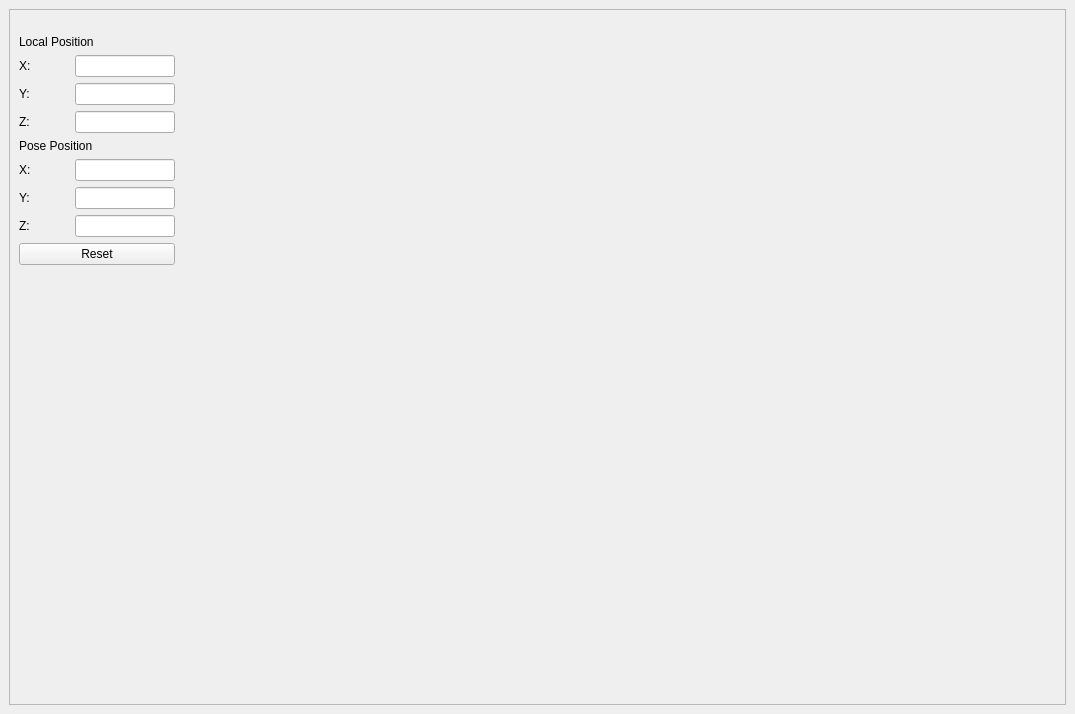
<?xml version="1.0" encoding="UTF-8"?>
<ui version="4.0">
 <class>PCLViewer_gui</class>
 <widget class="QMainWindow" name="PCLViewer_gui">
  <property name="geometry">
   <rect>
    <x>0</x>
    <y>0</y>
    <width>1075</width>
    <height>714</height>
   </rect>
  </property>
  <property name="minimumSize">
   <size>
    <width>0</width>
    <height>0</height>
   </size>
  </property>
  <property name="maximumSize">
   <size>
    <width>5000</width>
    <height>5000</height>
   </size>
  </property>
  <property name="windowTitle">
   <string>PCLViewer_gui</string>
  </property>
  <widget class="QWidget" name="centralwidget">
   <layout class="QGridLayout" name="gridLayout_2">
    <item row="0" column="0">
     <layout class="QGridLayout" name="gridLayout">
      <item row="0" column="0">
       <widget class="QScrollArea" name="scrollArea">
        <property name="widgetResizable">
         <bool>true</bool>
        </property>
        <widget class="QWidget" name="scrollAreaWidgetContents">
         <property name="geometry">
          <rect>
           <x>0</x>
           <y>0</y>
           <width>1053</width>
           <height>692</height>
          </rect>
         </property>
         <layout class="QGridLayout" name="gridLayout_4">
          <item row="0" column="0">
           <layout class="QGridLayout" name="gridLayout_3">
            <item row="6" column="0">
             <widget class="QLabel" name="label_6">
              <property name="maximumSize">
               <size>
                <width>50</width>
                <height>30</height>
               </size>
              </property>
              <property name="text">
               <string>X:</string>
              </property>
             </widget>
            </item>
            <item row="7" column="0">
             <widget class="QLabel" name="label_7">
              <property name="maximumSize">
               <size>
                <width>50</width>
                <height>30</height>
               </size>
              </property>
              <property name="text">
               <string>Y:</string>
              </property>
             </widget>
            </item>
            <item row="4" column="1">
             <widget class="QLineEdit" name="lineEdit_lp3">
              <property name="maximumSize">
               <size>
                <width>100</width>
                <height>30</height>
               </size>
              </property>
             </widget>
            </item>
            <item row="3" column="1">
             <widget class="QLineEdit" name="lineEdit_lp2">
              <property name="maximumSize">
               <size>
                <width>100</width>
                <height>30</height>
               </size>
              </property>
             </widget>
            </item>
            <item row="6" column="1">
             <widget class="QLineEdit" name="lineEdit_tp1">
              <property name="maximumSize">
               <size>
                <width>100</width>
                <height>30</height>
               </size>
              </property>
             </widget>
            </item>
            <item row="2" column="1">
             <widget class="QLineEdit" name="lineEdit_lp1">
              <property name="maximumSize">
               <size>
                <width>100</width>
                <height>30</height>
               </size>
              </property>
             </widget>
            </item>
            <item row="1" column="0" colspan="2">
             <widget class="QLabel" name="label">
              <property name="maximumSize">
               <size>
                <width>16777215</width>
                <height>30</height>
               </size>
              </property>
              <property name="text">
               <string>Local Position</string>
              </property>
             </widget>
            </item>
            <item row="3" column="0">
             <widget class="QLabel" name="label_3">
              <property name="maximumSize">
               <size>
                <width>50</width>
                <height>30</height>
               </size>
              </property>
              <property name="text">
               <string>Y:</string>
              </property>
             </widget>
            </item>
            <item row="0" column="2" rowspan="11">
             <widget class="QVTKWidget" name="qvtkWidget" native="true"/>
            </item>
            <item row="8" column="0">
             <widget class="QLabel" name="label_8">
              <property name="maximumSize">
               <size>
                <width>50</width>
                <height>30</height>
               </size>
              </property>
              <property name="text">
               <string>Z:</string>
              </property>
             </widget>
            </item>
            <item row="4" column="0">
             <widget class="QLabel" name="label_2">
              <property name="maximumSize">
               <size>
                <width>50</width>
                <height>30</height>
               </size>
              </property>
              <property name="text">
               <string>Z:</string>
              </property>
             </widget>
            </item>
            <item row="2" column="0">
             <widget class="QLabel" name="label_4">
              <property name="maximumSize">
               <size>
                <width>50</width>
                <height>30</height>
               </size>
              </property>
              <property name="text">
               <string>X:</string>
              </property>
             </widget>
            </item>
            <item row="5" column="0" colspan="2">
             <widget class="QLabel" name="label_5">
              <property name="maximumSize">
               <size>
                <width>16777215</width>
                <height>30</height>
               </size>
              </property>
              <property name="text">
               <string>Pose Position</string>
              </property>
             </widget>
            </item>
            <item row="10" column="0">
             <spacer name="verticalSpacer_2">
              <property name="orientation">
               <enum>Qt::Vertical</enum>
              </property>
              <property name="sizeHint" stdset="0">
               <size>
                <width>10</width>
                <height>10</height>
               </size>
              </property>
             </spacer>
            </item>
            <item row="0" column="0">
             <spacer name="verticalSpacer">
              <property name="orientation">
               <enum>Qt::Vertical</enum>
              </property>
              <property name="sizeType">
               <enum>QSizePolicy::Maximum</enum>
              </property>
              <property name="sizeHint" stdset="0">
               <size>
                <width>10</width>
                <height>10</height>
               </size>
              </property>
             </spacer>
            </item>
            <item row="7" column="1">
             <widget class="QLineEdit" name="lineEdit_tp2">
              <property name="maximumSize">
               <size>
                <width>100</width>
                <height>30</height>
               </size>
              </property>
             </widget>
            </item>
            <item row="8" column="1">
             <widget class="QLineEdit" name="lineEdit_tp3">
              <property name="maximumSize">
               <size>
                <width>100</width>
                <height>30</height>
               </size>
              </property>
             </widget>
            </item>
            <item row="9" column="0" colspan="2">
             <widget class="QPushButton" name="reset">
              <property name="text">
               <string>Reset</string>
              </property>
             </widget>
            </item>
           </layout>
          </item>
         </layout>
        </widget>
       </widget>
      </item>
     </layout>
    </item>
   </layout>
  </widget>
 </widget>
 <customwidgets>
  <customwidget>
   <class>QVTKWidget</class>
   <extends>QWidget</extends>
   <header>QVTKWidget.h</header>
  </customwidget>
 </customwidgets>
 <resources/>
 <connections/>
</ui>
